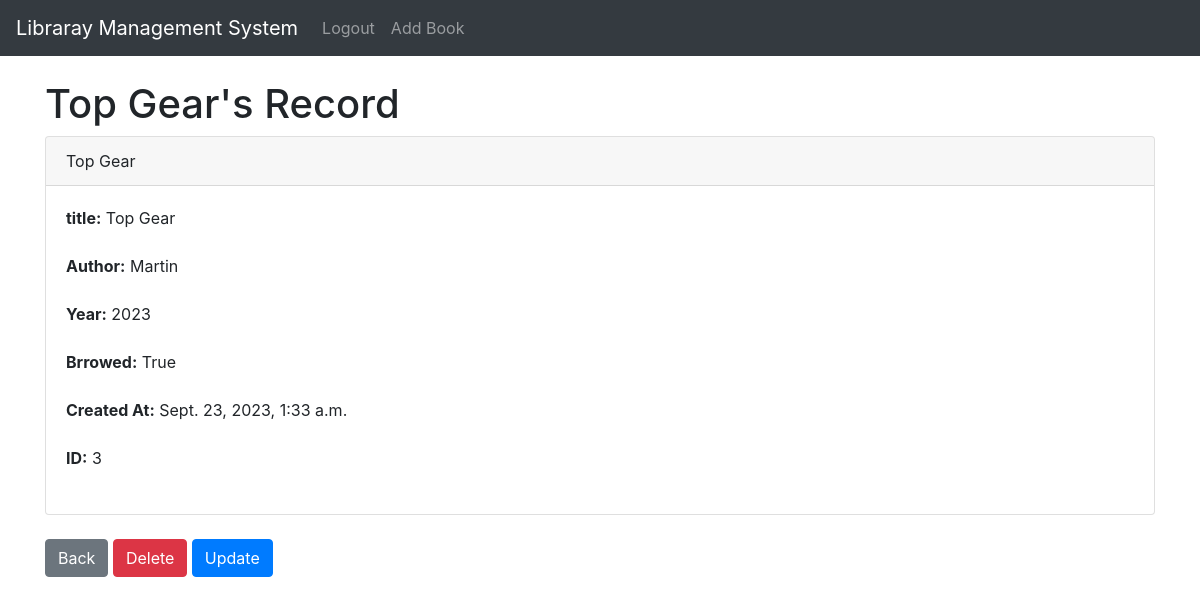
The page /home/record/3 (signed in) on the database as committed earlier.
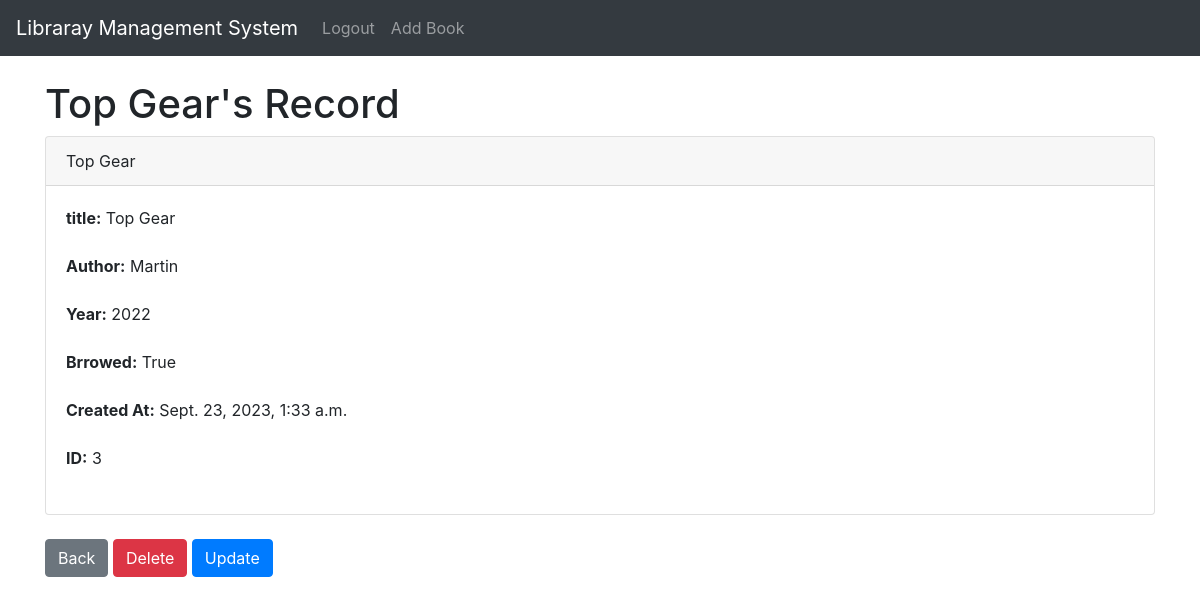
The same page on the database as committed later.
### website/models.py (models this page shows, shortened)
class Book(models.Model):
    created_at = models.DateTimeField(auto_now_add=True)
    title = models.CharField(max_length=100)
    author = models.CharField(max_length=100)
    year_of_publish = models.CharField(max_length=100)
    is_borrowed = models.BooleanField(default=False)  # Add the is_borrowed field
    borrower = models.ForeignKey(Student, on_delete=models.SET_NULL, null=True, blank=True)

### website/views.py (the view)
# urls.py: path('record/<int:pk>',book_detail,name='book_detail'),
def book_detail(request, pk):
    if request.user.is_authenticated:
        book = Book.objects.get(id = pk)
        return render(request,'website/record.html',{'book':book})
    else:
        messages.success(request, "You Must Be logged In to View these Records")
        return redirect('website:home')

### website/templates/website/record.html (shortened to what this page needs)
{% extends "website/base.html" %}
{% block content %}
<h1>{{book.title}}'s Record</h1>
<div class="card">
    <div class="card-header">
        {{ book.title}}
    </div>
    <div class="card-body">
      <p class="card-text">
       <strong>title:</strong> {{ book.title }}<br><br>
       <strong>Author:</strong> {{ book.author }}<br><br>
       <strong>Year:</strong> {{ book.year_of_publish }}<br><br>
       <strong>Brrowed:</strong> {{ book.is_borrowed }}<br><br>
       <strong>Created At:</strong> {{ book.created_at }}<br><br>
       <strong>ID:</strong> {{book.id}}<br><br>
    </p>
    </div>
  </div>
<br>
<a href="{% url 'website:home' %}" class="btn btn-secondary">Back</a>
<a href="{% url 'website:delete_record' book.id %}" class="btn btn-danger">Delete</a>
<a href="{% url 'website:update_record' book.id %}" class="btn btn-primary">Update</a>
{% endblock content %}

Rows that differ between the two databases and show on the page:
changed Book "Top Gear": year_of_publish "2023" → "2022"
